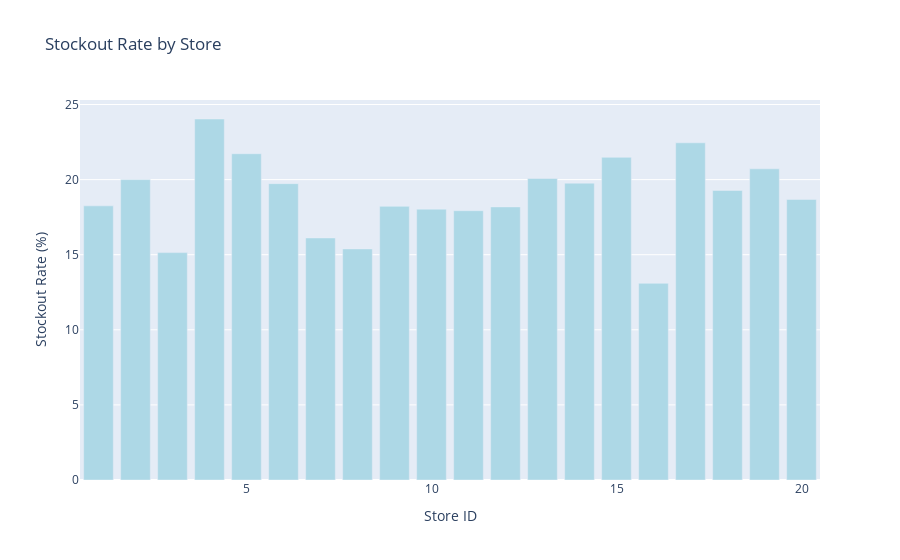

Write notebook code for a chart like this one.
### Code cell
# Visualization 

# Create a bar chart for stockout rate by store
fig_stockout_rate = go.Figure()

fig_stockout_rate.add_trace(go.Bar(
    x=stockout_data['store_id'], 
    y=stockout_data['stockout_rate'],
    marker_color='Lightblue'
))

# Update layout
fig_stockout_rate.update_layout(
    title='Stockout Rate by Store',
    xaxis_title='Store ID',
    yaxis_title='Stockout Rate (%)'
)

# Show the plot
fig_stockout_rate.show()

### Figure 1 — Plotly figure (JSON) as saved in the notebook; plotly's stock layout.template omitted (floating-point values rounded to 4 significant figures)
{"data": [{"marker": {"color": "Lightblue"}, "type": "bar", "x": [1, 2, 3, 4, 5, 6, 7, 8, 9, 10, 11, 12, 13, 14, 15, 16, 17, 18, 19, 20], "y": [18.25, 20, 15.14, 24.03, 21.72, 19.73, 16.12, 15.38, 18.22, 18.03, 17.93, 18.18, 20.08, 19.76, 21.48, 13.1, 22.45, 19.28, 20.72, 18.68]}], "layout": {"autosize": true, "title": {"text": "Stockout Rate by Store"}, "xaxis": {"autorange": true, "range": [0.5, 20.5], "title": {"text": "Store ID"}, "type": "linear"}, "yaxis": {"autorange": true, "range": [0, 25.3], "title": {"text": "Stockout Rate (%)"}, "type": "linear"}}}
